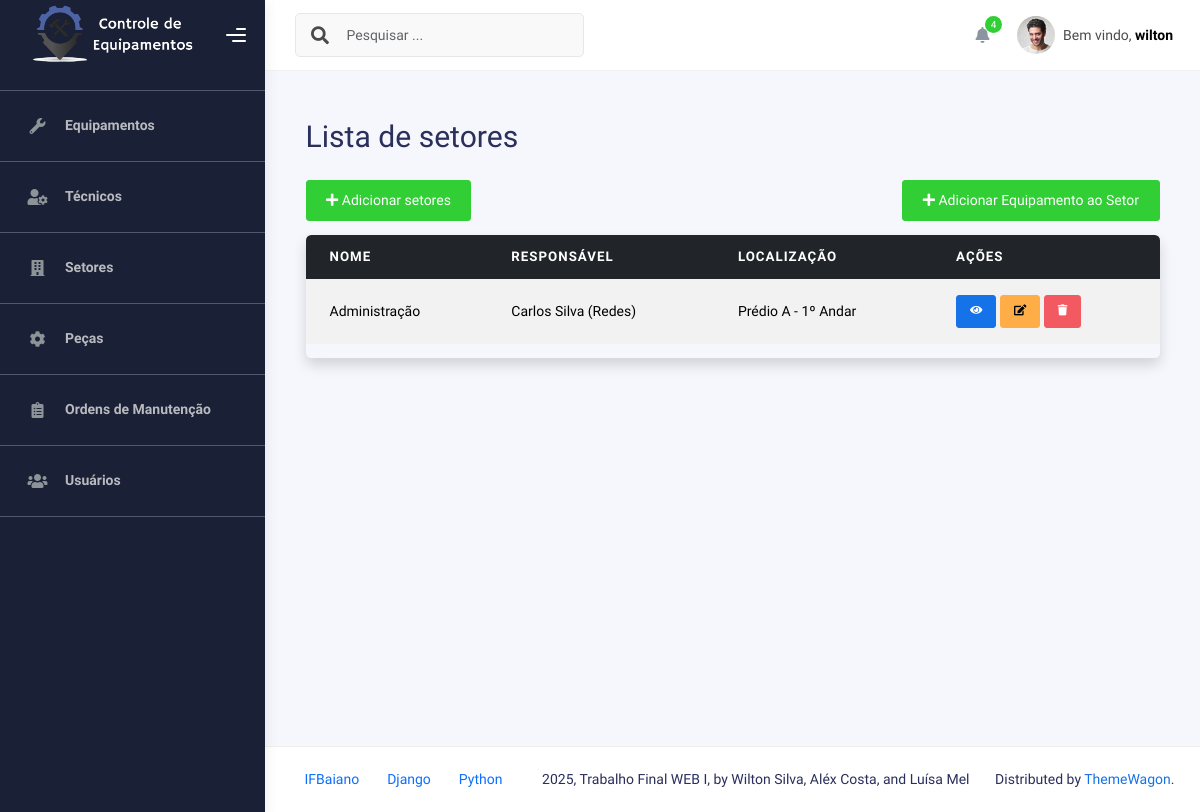
/setores/ (signed in), run on an earlier commit of the app's database.
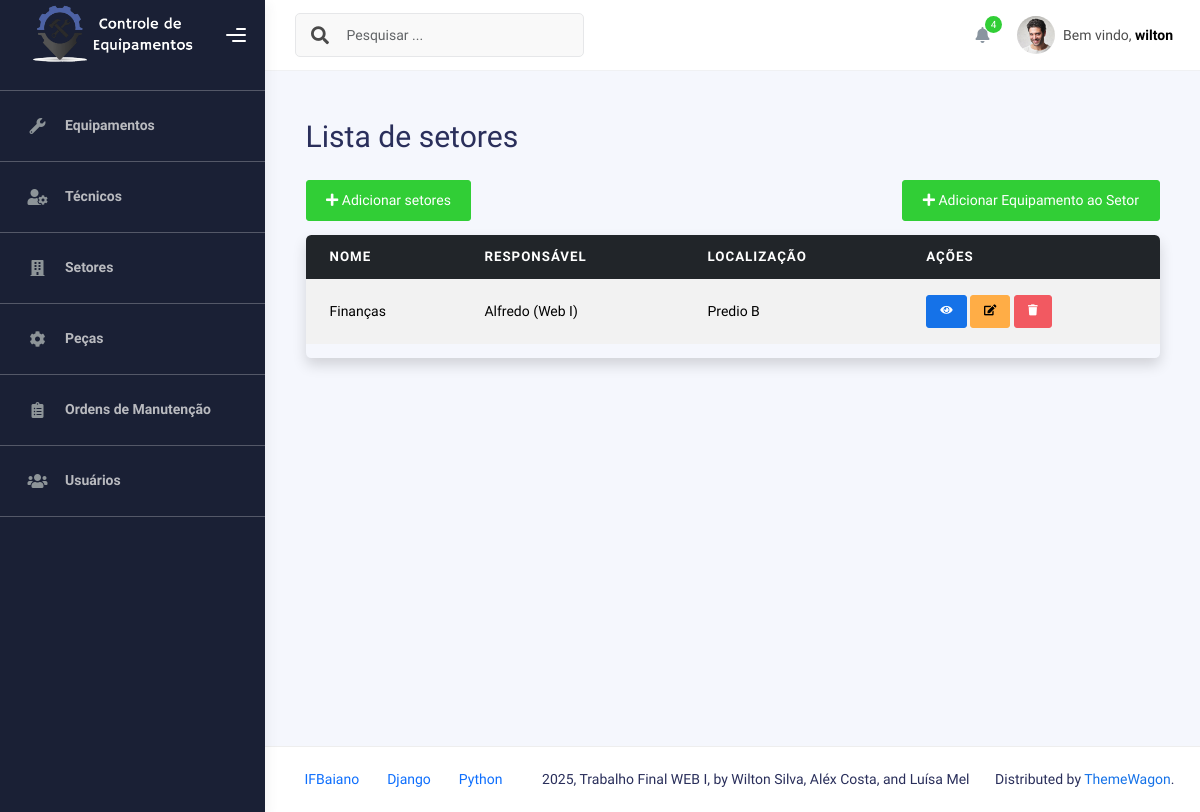
And on a later commit of the database.
### Setores/models.py (models this page shows, shortened)
class Setor(models.Model):
    nome = models.CharField(max_length=100)
    tecnico_responsavel = models.ForeignKey(
        Tecnico,
        on_delete=models.CASCADE,
        related_name="setores_responsaveis"
    )
    localizacao = models.CharField(max_length=100)
    class Meta:
        ordering = ['nome']
        verbose_name = 'Setor'
        verbose_name_plural = 'Setores'

### Tecnicos/models.py (models this page shows)
class Tecnico(models.Model):
    nome = models.CharField(max_length=100)
    especialidade = models.CharField(max_length=100)
    contato = models.CharField(max_length=100)
    certificacoes = models.CharField(max_length=100)
    def __str__(self):
        return f"{self.nome} ({self.especialidade})"

### Setores/views.py (the view)
# urls.py: path('', SetorListView.as_view(), name='listar_setores'),
class SetorListView(LoginRequiredMixin, PermissionRequiredMixin, ListView):
    model= Setor
    template_name = 'setores/listar_setores.html'
    context_object_name= 'setores'
    permission_required = 'Setores.view_setor'
    raise_exception = True

### templates/setores/listar_setores.html
{% extends "_base.html" %}
{% block content %}
<div class="container mt-4">
    <h1 class="mb-4">Lista de setores</h1>
    <div class="mb-3 d-flex justify-content-between">
        <a href="/setores/criar_setor" class="btn btn-success">
            <i class="fas fa-plus"></i> Adicionar setores
        </a>
        <a href="/gerenciar_setor_equipamento/" class="btn btn-success">
            <i class="fas fa-plus"></i> Adicionar Equipamento ao Setor
        </a>
    </div>
    <div class="table-responsive shadow rounded">
        <table class="table table-striped table-hover align-middle">
            <thead class="table-dark">
                <tr>
                    <th>Nome</th>
                    <th>Responsável</th>
                    <th>Localização</th>
                    <th>Ações</th>
                </tr>
            </thead>
            <tbody>
                {% for setor in setores %}
                <tr>
                    <td>{{ setor.nome }}</td>
                    <td>{{ setor.tecnico_responsavel }}</td>
                    <td>{{ setor.localizacao }}</td>
                    <td>
                        <a href="/setores/{{ setor.id }}/" class="btn btn-sm btn-primary">
                            <i class="fas fa-eye"></i>
                        </a>
                        <a href="/setores/editsetor/{{ setor.id }}/" class="btn btn-sm btn-warning">
                            <i class="fas fa-edit"></i>
                        </a>
                        <a href="/setores/deletesetor/{{ setor.id }}/" class="btn btn-sm btn-danger">
                            <i class="fas fa-trash"></i>
                        </a>
                    </td>
                </tr>
                {% empty %}
                <tr>
                    <td colspan="7" class="text-center">Nenhum setor cadastrado.</td>
                </tr>
                {% endfor %}
            </tbody>
        </table>
    </div>
</div>
{% endblock %}

What changed in the data, as far as the page shows it:
removed Setor: nome "Administração", tecnico_responsavel "Carlos Silva (Redes)", localizacao "Prédio A - 1º Andar"
added Setor: nome "Finanças", tecnico_responsavel "Alfredo (Web I)", localizacao "Predio B"
